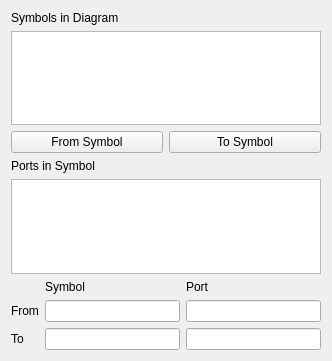
<?xml version="1.0" encoding="UTF-8"?>
<ui version="4.0">
 <class>DiagramTraceAdd</class>
 <widget class="QWidget" name="DiagramTraceAdd">
  <property name="geometry">
   <rect>
    <x>0</x>
    <y>0</y>
    <width>332</width>
    <height>361</height>
   </rect>
  </property>
  <property name="windowTitle">
   <string>Add Trace to Diagram</string>
  </property>
  <layout class="QVBoxLayout" name="verticalLayout_3">
   <item>
    <layout class="QVBoxLayout" name="verticalLayout">
     <item>
      <layout class="QVBoxLayout" name="verticalLayout_2">
       <item>
        <widget class="QLabel" name="label">
         <property name="text">
          <string>Symbols in Diagram</string>
         </property>
        </widget>
       </item>
       <item>
        <widget class="QListWidget" name="lwSymbols"/>
       </item>
       <item>
        <layout class="QHBoxLayout" name="horizontalLayout">
         <item>
          <widget class="QPushButton" name="pbFromSymbol">
           <property name="toolTip">
            <string>Make the selected symbol the From Symbol</string>
           </property>
           <property name="text">
            <string>From Symbol</string>
           </property>
          </widget>
         </item>
         <item>
          <widget class="QPushButton" name="pbToSymbol">
           <property name="text">
            <string>To Symbol</string>
           </property>
          </widget>
         </item>
        </layout>
       </item>
       <item>
        <widget class="QLabel" name="label_2">
         <property name="text">
          <string>Ports in Symbol</string>
         </property>
        </widget>
       </item>
       <item>
        <widget class="QListWidget" name="lwPorts">
         <property name="sizePolicy">
          <sizepolicy hsizetype="Expanding" vsizetype="MinimumExpanding">
           <horstretch>0</horstretch>
           <verstretch>0</verstretch>
          </sizepolicy>
         </property>
         <property name="minimumSize">
          <size>
           <width>0</width>
           <height>32</height>
          </size>
         </property>
         <property name="toolTip">
          <string>Choose a port by double clicking.</string>
         </property>
        </widget>
       </item>
      </layout>
     </item>
     <item>
      <layout class="QGridLayout" name="gridLayout">
       <item row="1" column="1">
        <widget class="QLineEdit" name="leFromSymbol">
         <property name="readOnly">
          <bool>true</bool>
         </property>
        </widget>
       </item>
       <item row="0" column="2">
        <widget class="QLabel" name="label_5">
         <property name="text">
          <string>Port</string>
         </property>
        </widget>
       </item>
       <item row="1" column="2">
        <widget class="QLineEdit" name="leFromPort">
         <property name="readOnly">
          <bool>true</bool>
         </property>
        </widget>
       </item>
       <item row="2" column="0">
        <widget class="QLabel" name="label_7">
         <property name="text">
          <string>To</string>
         </property>
        </widget>
       </item>
       <item row="2" column="2">
        <widget class="QLineEdit" name="leToPort">
         <property name="readOnly">
          <bool>true</bool>
         </property>
        </widget>
       </item>
       <item row="1" column="0">
        <widget class="QLabel" name="label_6">
         <property name="text">
          <string>From</string>
         </property>
        </widget>
       </item>
       <item row="0" column="1">
        <widget class="QLabel" name="label_4">
         <property name="text">
          <string>Symbol</string>
         </property>
        </widget>
       </item>
       <item row="2" column="1">
        <widget class="QLineEdit" name="leToSymbol">
         <property name="readOnly">
          <bool>true</bool>
         </property>
        </widget>
       </item>
      </layout>
     </item>
    </layout>
   </item>
  </layout>
 </widget>
 <resources/>
 <connections/>
</ui>
